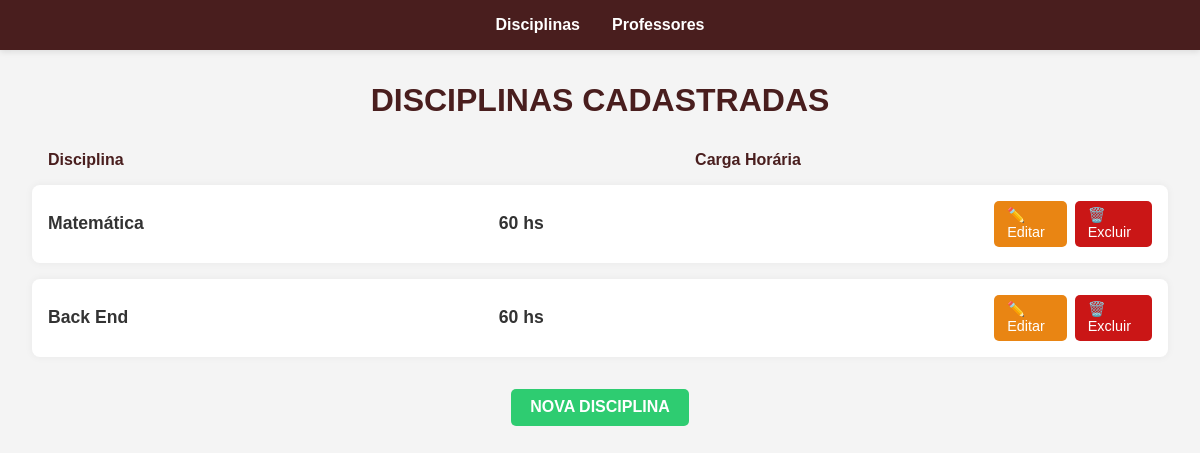
The app's page /, older data.
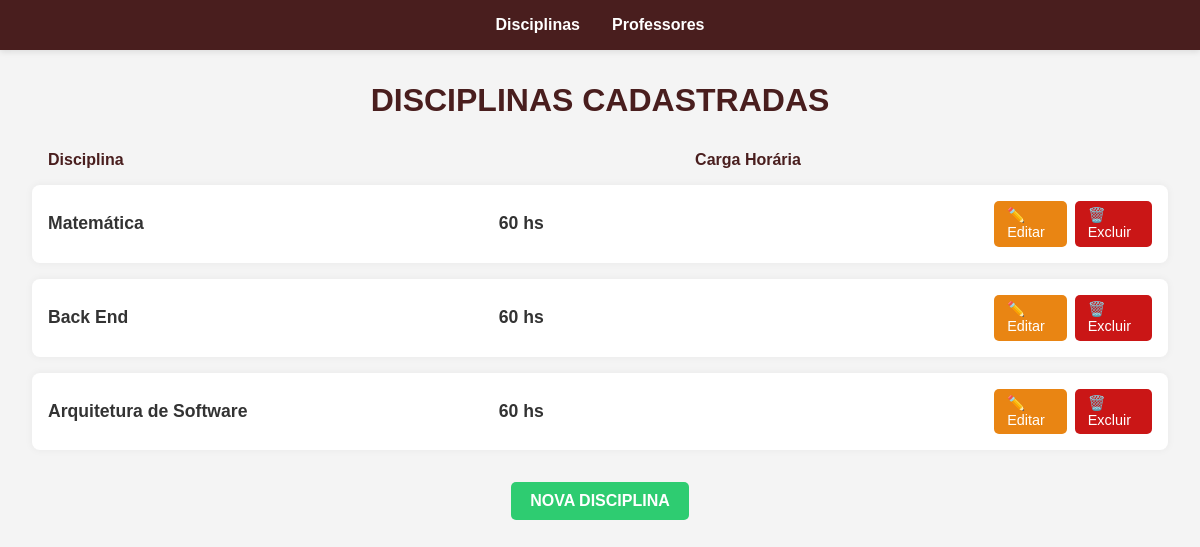
The same page, newer data.
### gestaoescolar/models.py (models this page shows, shortened)
class Gestao(models.Model):
    disciplina = models.CharField(max_length=100)
    carga_horaria = models.CharField()

### gestaoescolar/views.py (the view)
# urls.py: path('', GestaoListView.as_view(), name='gestao_list'),
class GestaoListView(ListView):
    model = Gestao
    template_name = 'gestaoescolar/gestao_list.html'

### gestaoescolar/templates/gestaoescolar/gestao_list.html (shortened to what this page needs)
{% load static %}
<!DOCTYPE html>
<html lang="pt-br">
<head>
    <link rel="stylesheet" href="{% static 'css/gestao_list.css' %}">
</head>
<body>
    <nav class="menu-bar">
        <ul>
            <li><a href="{% url 'gestao_list' %}">Disciplinas</a></li>
            <li><a href="{% url 'professor_list' %}">Professores</a></li>
        </ul>
    </nav>
    <h1>DISCIPLINAS CADASTRADAS</h1>
    <div class="cabecalho-lista">
        <span class="cab-disciplina">Disciplina</span>
        <span class="cab-carga">Carga Horária</span>
    </div>
    <ul>
        {% for gestao in gestao_list %}
        <li class="disciplina-item">
            <div class="conteudo">
                <div class="info">
                    <div class="campo">
                        <span class="nome">{{ gestao.disciplina }}</span>
                    </div>
                    <div class="campo centro">
                        <span class="nome">{{ gestao.carga_horaria }}</span>
                    </div>
                </div>
                <div class="acoes">
                    <a href="{% url 'gestao_update' gestao.pk %}">✏️ Editar</a>
                    <a href="{% url 'gestao_delete' gestao.pk %}">🗑️ Excluir</a>
                </div>
            </div>
        </li>
        {% empty %}
        <li><em>Nenhuma disciplina cadastrada.</em></li>
        {% endfor %}
    </ul>
    <a href="{% url 'gestao_create' %}" class="nova-tarefa">NOVA DISCIPLINA</a>
</body>
</html>

Row changes from the older to the newer data that the page shows:
added Gestao: disciplina "Arquitetura de Software", carga_horaria "60 hs"
